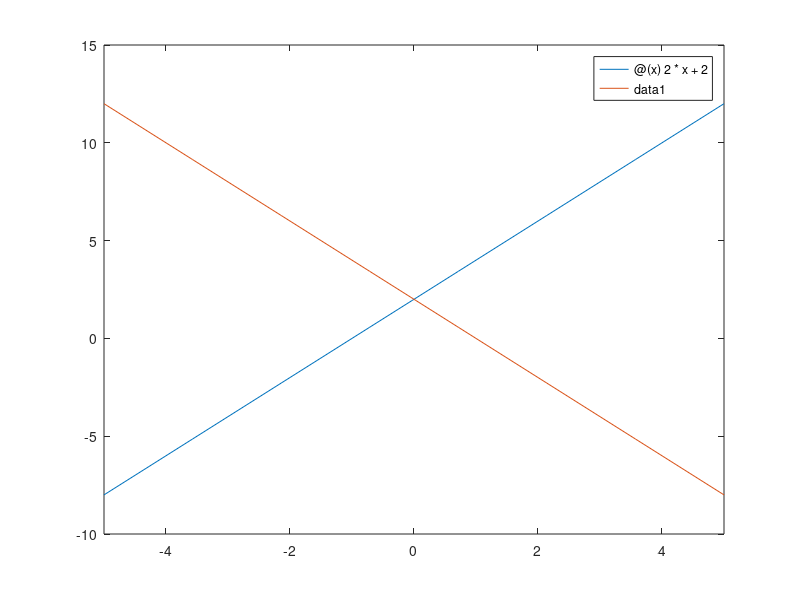

This figure's MATLAB source:
function [] = PlotTransversalIntersection()

% Get two curves whose intersection is transverse
figure('name','Plot Transverse Intersection')
fplot(@(x) 2*x +2);
hold on
fplot(@(x) -2*x +2);
hold off

end